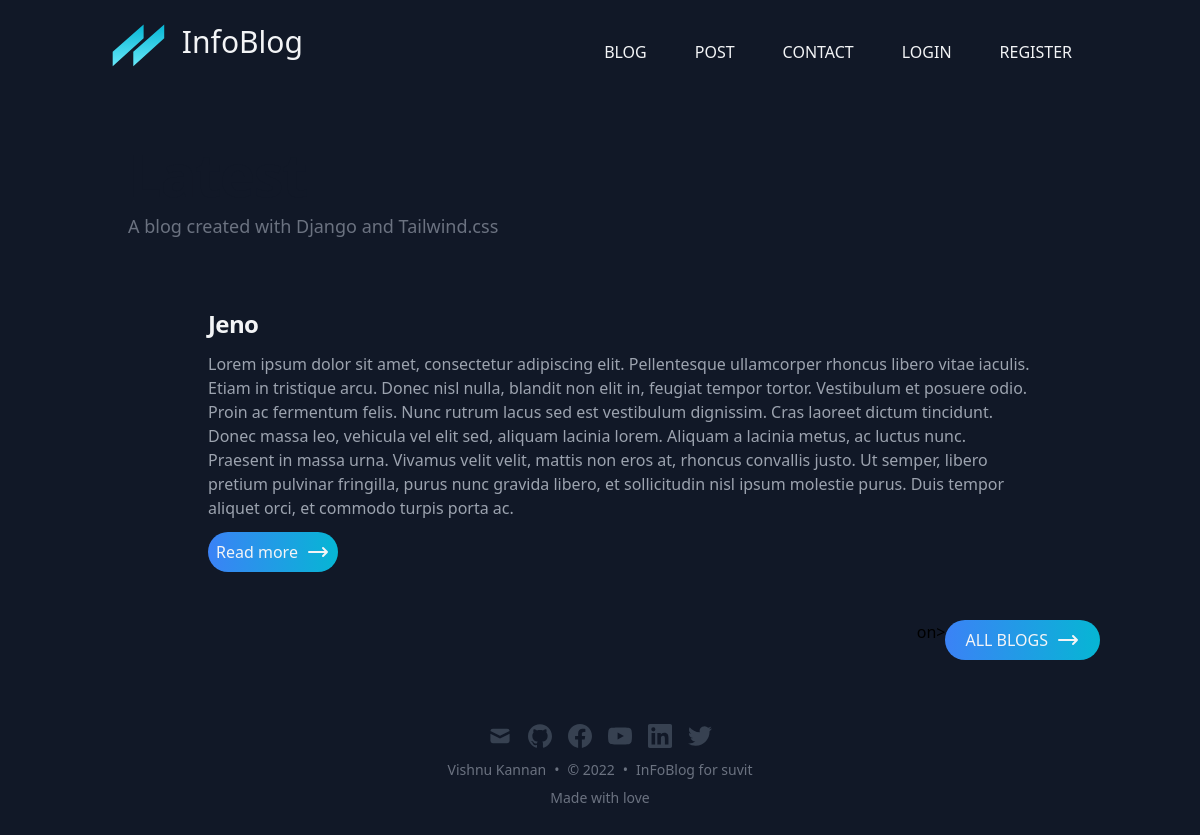
The app's page /, older data.
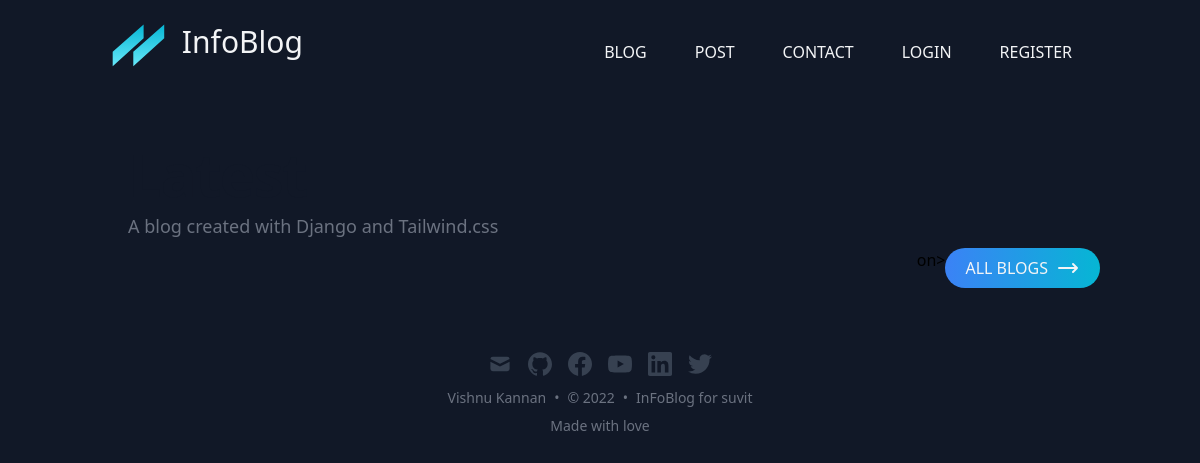
The same page, newer data.
### core/models.py (models this page shows, shortened)
class Post(models.Model):
    STATUS_CHOICE = (
        ('draft', 'Draft'),
        ('published', 'Published'),
    )
    title = models.CharField(max_length=255)
    slug = models.SlugField(max_length=255, unique_for_date='publish')
    author = models.ForeignKey(User, on_delete=models.CASCADE)
    coverpic = models.ImageField(upload_to='post', blank=True)
    body = models.TextField()
    publish = models.DateTimeField(default=timezone.now)
    date = models.CharField(max_length=255, blank=True)
    created_at = models.DateTimeField(auto_now_add=True)
    updated_at = models.DateTimeField(auto_now=True)
    status = models.CharField(choices=STATUS_CHOICE, max_length=10, default='draft')
    class Meta:
        ordering = ('-publish'),

### core/views.py (the view)
# urls.py: path('', index),
def index(request):
    posts = Post.objects.all()[:5]
    context = {
        'posts':posts
    }
    return render(request, 'index.html', context)

### templates/index.html (shortened to what this page needs)
{% extends 'main.html' %}
{% block content %}
<h1
  class="text-3xl font-bold leading-9 tracking-tight text-gray-900 dark:text-gray-100 sm:text-4xl sm:leading-10 md:text-6xl md:leading-14"
>
</h1>
<p class="text-lg my-2 leading-7 text-gray-500 dark:text-gray-400">
  A blog created with Django and Tailwind.css
</p>
{% include 'partials/post.html' %}
<div class="flex justify-end mr-3">on>
  <a href="{% url 'core:blog' %}">
    <button class="text-gray-100 bg-gradient-to-r from-blue-500 to-cyan-500  rounded-full p-2 px-5 flex uppercase">All blogs
  </a>
      <span><svg xmlns="http://www.w3.org/2000/svg" class="h-6 w-6 ml-2" fill="none" viewBox="0 0 24 24" stroke="currentColor">
          <path stroke-linecap="round" stroke-linejoin="round" stroke-width="2" d="M17 8l4 4m0 0l-4 4m4-4H3" />
        </svg></span>
</div>
{% endblock content %}

### templates/partials/post.html (shortened to what this page needs)
<ul class="divide-y divide-gray-700 w-full mx-auto md:px-20">
    {% for post in posts %}
      {% if post.status == 'published' %}
      <li class="py-12">
      <article>
          <h2 class="text-2xl font-bold leading-8 tracking-tight my-3">
              <a class="text-gray-100" href="#">{{ post.title }}</a>
          </h2>
          <div class="prose max-w-none text-gray-400 my-3">{{ post.body }}</div>
          <a href="/blog/{{post.slug}}">
            <button class="text-gray-100 bg-gradient-to-r from-blue-500 to-cyan-500  rounded-full p-2 flex">Read more
              <span><svg xmlns="http://www.w3.org/2000/svg" class="h-6 w-6 ml-2" fill="none" viewBox="0 0 24 24" stroke="currentColor">
                  <path stroke-linecap="round" stroke-linejoin="round" stroke-width="2" d="M17 8l4 4m0 0l-4 4m4-4H3" />
                </svg></span>
          </button>
        </a>
      </article>
    </li>
    {% endif %}
    {% endfor %}
  </ul>

Row changes from the older to the newer data that the page shows:
removed Post: title "Jeno", body "Lorem ipsum dolor sit amet, consectetur adipiscing elit. Pellentesque ullamcorper rhoncus libero vitae iaculis. Etiam in tristique arcu. Donec nisl nulla, blandit non elit in, feugiat tempor tortor. Vestibulum et posuere odio. Proin ac fermentum felis. Nunc rutrum lacus sed est vestibulum dignissim. Cras laoreet dictum tincidunt. Donec massa leo, vehicula vel elit sed, aliquam lacinia lorem. Aliquam a lacinia metus, ac luctus nunc. Praesent in massa urna. Vivamus velit velit, mattis non eros at, rhoncus convallis justo. Ut semper, libero pretium pulvinar fringilla, purus nunc gravida libero, et sollicitudin nisl ipsum molestie purus. Duis tempor aliquet orci, et commodo turpis porta ac."
